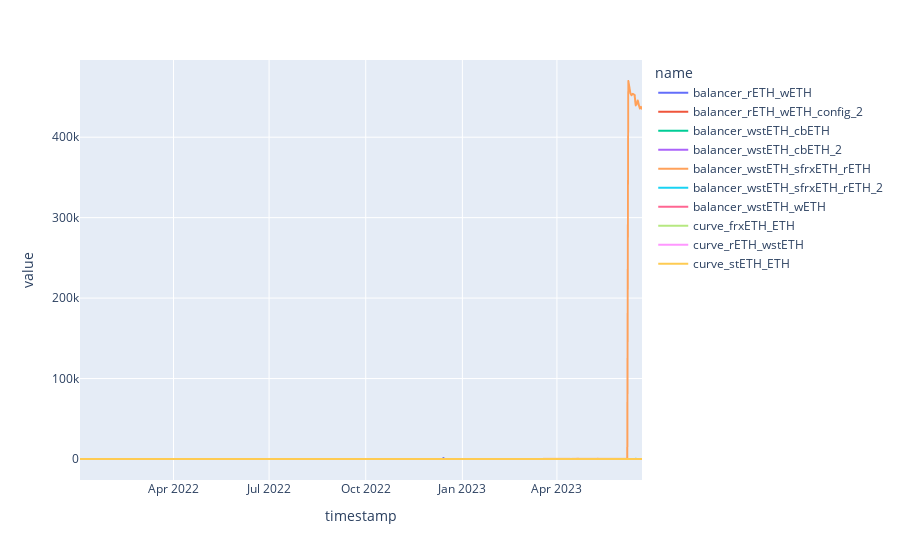

Write notebook code for a chart like this one.
### Code cell
px.line(naive_apr_df)

### Figure 1 — Plotly figure (JSON) as saved in the notebook; plotly's stock layout.template omitted (floating-point values rounded to 4 significant figures; data arrays with more than 128 entries replaced by an {"elided": "..."} marker saying what was removed)
{"data": [{"hovertemplate": "name=balancer_rETH_wETH<br>timestamp=%{x}<br>value=%{y}<extra></extra>", "legendgroup": "balancer_rETH_wETH", "line": {"color": "#636efa", "dash": "solid"}, "marker": {"symbol": "circle"}, "mode": "lines", "name": "balancer_rETH_wETH", "showlegend": true, "type": "scattergl", "x": {"elided": "536 str values"}, "xaxis": "x", "y": {"elided": "536 float values"}, "yaxis": "y"}, {"hovertemplate": "name=balancer_rETH_wETH_config_2<br>timestamp=%{x}<br>value=%{y}<extra></extra>", "legendgroup": "balancer_rETH_wETH_config_2", "line": {"color": "#EF553B", "dash": "solid"}, "marker": {"symbol": "circle"}, "mode": "lines", "name": "balancer_rETH_wETH_config_2", "showlegend": true, "type": "scattergl", "x": {"elided": "536 str values"}, "xaxis": "x", "y": {"elided": "536 float values"}, "yaxis": "y"}, {"hovertemplate": "name=balancer_wstETH_cbETH<br>timestamp=%{x}<br>value=%{y}<extra></extra>", "legendgroup": "balancer_wstETH_cbETH", "line": {"color": "#00cc96", "dash": "solid"}, "marker": {"symbol": "circle"}, "mode": "lines", "name": "balancer_wstETH_cbETH", "showlegend": true, "type": "scattergl", "x": {"elided": "536 str values"}, "xaxis": "x", "y": {"elided": "536 float values"}, "yaxis": "y"}, {"hovertemplate": "name=balancer_wstETH_cbETH_2<br>timestamp=%{x}<br>value=%{y}<extra></extra>", "legendgroup": "balancer_wstETH_cbETH_2", "line": {"color": "#ab63fa", "dash": "solid"}, "marker": {"symbol": "circle"}, "mode": "lines", "name": "balancer_wstETH_cbETH_2", "showlegend": true, "type": "scattergl", "x": {"elided": "536 str values"}, "xaxis": "x", "y": {"elided": "536 float values"}, "yaxis": "y"}, {"hovertemplate": "name=balancer_wstETH_sfrxETH_rETH<br>timestamp=%{x}<br>value=%{y}<extra></extra>", "legendgroup": "balancer_wstETH_sfrxETH_rETH", "line": {"color": "#FFA15A", "dash": "solid"}, "marker": {"symbol": "circle"}, "mode": "lines", "name": "balancer_wstETH_sfrxETH_rETH", "showlegend": true, "type": "scattergl", "x": {"elided": "536 str values"}, "xaxis": "x", "y": {"elided": "536 float values"}, "yaxis": "y"}, {"hovertemplate": "name=balancer_wstETH_sfrxETH_rETH_2<br>timestamp=%{x}<br>value=%{y}<extra></extra>", "legendgroup": "balancer_wstETH_sfrxETH_rETH_2", "line": {"color": "#19d3f3", "dash": "solid"}, "marker": {"symbol": "circle"}, "mode": "lines", "name": "balancer_wstETH_sfrxETH_rETH_2", "showlegend": true, "type": "scattergl", "x": {"elided": "536 str values"}, "xaxis": "x", "y": {"elided": "536 float values"}, "yaxis": "y"}, {"hovertemplate": "name=balancer_wstETH_wETH<br>timestamp=%{x}<br>value=%{y}<extra></extra>", "legendgroup": "balancer_wstETH_wETH", "line": {"color": "#FF6692", "dash": "solid"}, "marker": {"symbol": "circle"}, "mode": "lines", "name": "balancer_wstETH_wETH", "showlegend": true, "type": "scattergl", "x": {"elided": "536 str values"}, "xaxis": "x", "y": {"elided": "536 float values"}, "yaxis": "y"}, {"hovertemplate": "name=curve_frxETH_ETH<br>timestamp=%{x}<br>value=%{y}<extra></extra>", "legendgroup": "curve_frxETH_ETH", "line": {"color": "#B6E880", "dash": "solid"}, "marker": {"symbol": "circle"}, "mode": "lines", "name": "curve_frxETH_ETH", "showlegend": true, "type": "scattergl", "x": {"elided": "536 str values"}, "xaxis": "x", "y": {"elided": "536 float values"}, "yaxis": "y"}, {"hovertemplate": "name=curve_rETH_wstETH<br>timestamp=%{x}<br>value=%{y}<extra></extra>", "legendgroup": "curve_rETH_wstETH", "line": {"color": "#FF97FF", "dash": "solid"}, "marker": {"symbol": "circle"}, "mode": "lines", "name": "curve_rETH_wstETH", "showlegend": true, "type": "scattergl", "x": {"elided": "536 str values"}, "xaxis": "x", "y": {"elided": "536 float values"}, "yaxis": "y"}, {"hovertemplate": "name=curve_stETH_ETH<br>timestamp=%{x}<br>value=%{y}<extra></extra>", "legendgroup": "curve_stETH_ETH", "line": {"color": "#FECB52", "dash": "solid"}, "marker": {"symbol": "circle"}, "mode": "lines", "name": "curve_stETH_ETH", "showlegend": true, "type": "scattergl", "x": {"elided": "536 str values"}, "xaxis": "x", "y": {"elided": "536 float values"}, "yaxis": "y"}], "layout": {"legend": {"title": {"text": "name"}, "tracegroupgap": 0}, "margin": {"t": 60}, "xaxis": {"anchor": "y", "domain": [0, 1], "title": {"text": "timestamp"}}, "yaxis": {"anchor": "x", "domain": [0, 1], "title": {"text": "value"}}}}
